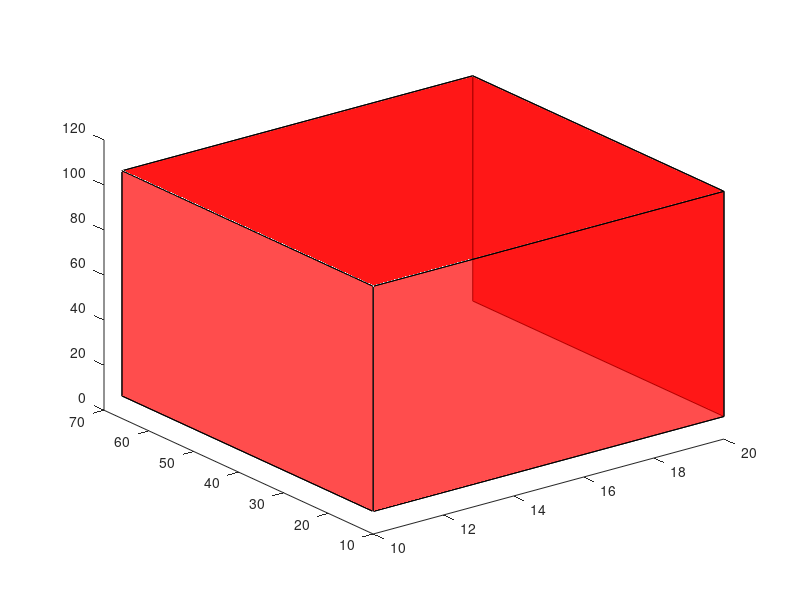

Recreate this plot in MATLAB.
% PLOTCUBE
% version 1.0.0.0 (1.74 KB) by Olivier 
% https://it.mathworks.com/matlabcentral/fileexchange/15161-plotcube

function plotcube(varargin)
% PLOTCUBE - Display a 3D-cube in the current axes
%
%   PLOTCUBE(EDGES,ORIGIN,ALPHA,COLOR) displays a 3D-cube in the current axes
%   with the following properties:
%   * EDGES : 3-elements vector that defines the length of cube edges
%   * ORIGIN: 3-elements vector that defines the start point of the cube
%   * ALPHA : scalar that defines the transparency of the cube faces (from 0
%             to 1)
%   * COLOR : 3-elements vector that defines the faces color of the cube
%
% Example:
%   >> plotcube([5 5 5],[ 2  2  2],.8,[1 0 0]);
%   >> plotcube([5 5 5],[10 10 10],.8,[0 1 0]);
%   >> plotcube([5 5 5],[20 20 20],.8,[0 0 1]);
% Default input arguments
inArgs = { ...
  [10 56 100] , ... % Default edge sizes (x,y and z)
  [10 10  10] , ... % Default coordinates of the origin point of the cube
  .7          , ... % Default alpha value for the cube's faces
  [1 0 0]       ... % Default Color for the cube
  };
% Replace default input arguments by input values
inArgs(1:nargin) = varargin;
% Create all variables
[edges,origin,alpha,clr] = deal(inArgs{:});
XYZ = { ...
  [0 0 0 0]  [0 0 1 1]  [0 1 1 0] ; ...
  [1 1 1 1]  [0 0 1 1]  [0 1 1 0] ; ...
  [0 1 1 0]  [0 0 0 0]  [0 0 1 1] ; ...
  [0 1 1 0]  [1 1 1 1]  [0 0 1 1] ; ...
  [0 1 1 0]  [0 0 1 1]  [0 0 0 0] ; ...
  [0 1 1 0]  [0 0 1 1]  [1 1 1 1]   ...
  };
XYZ = mat2cell(...
  cellfun( @(x,y,z) x*y+z , ...
    XYZ , ...
    repmat(mat2cell(edges,1,[1 1 1]),6,1) , ...
    repmat(mat2cell(origin,1,[1 1 1]),6,1) , ...
    'UniformOutput',false), ...
  6,[1 1 1]);
cellfun(@patch,XYZ{1},XYZ{2},XYZ{3},...
  repmat({clr},6,1),...
  repmat({'FaceAlpha'},6,1),...
  repmat({alpha},6,1)...
  );
view(3);